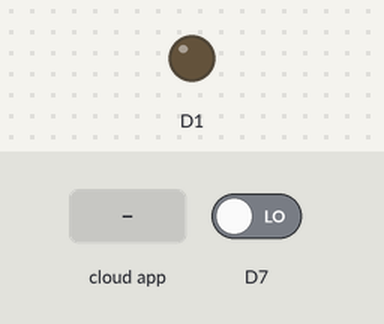
A sketch run on a simulated ESP8266 (NodeMCU). Shown: output pins drawn as LEDs (lit = HIGH). The test bench sets the inputs (shaded band); at power-on: D7 LOW. WiFi joins after 1.5 s; servers stay silent unless stated; what the sketch prints to the serial monitor is not drawn.

Above: at 2.7 s.
2.8 s: D7 driven HIGH
At 3.9 s:
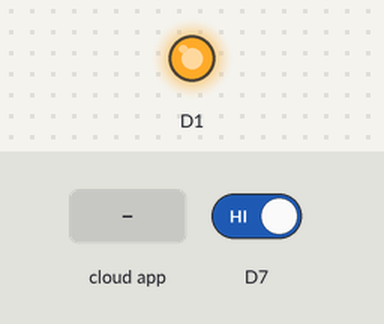
4.3 s: D7 driven LOW
At 5.0 s:
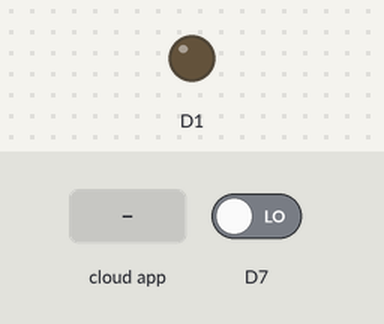
5.8 s: the phone or cloud app sets led to 1
At 6.2 s:
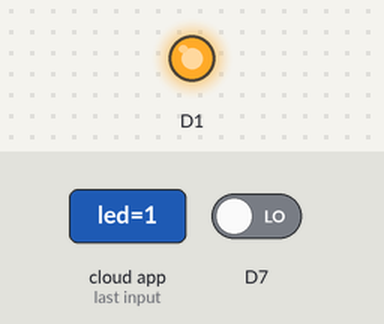
Timing chart, 0 to 8.8 s (numbered marks = the images above; inputs shaded):
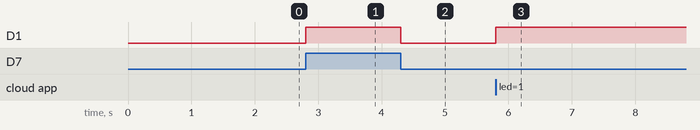

The sketch:

two_way_with_switch.ino
```cpp
#define _DISABLE_TLS_
#define _DEBUG_
#define THINGER_SERVER "159.65.149.211" //Enter your thinger server ip address

#include <SPI.h>
#include <ESP8266WiFi.h>
#include <ThingerWifi.h>
#include <DNSServer.h>
#include <ESP8266WebServer.h>
#include <WiFiManager.h>

#define USERNAME "admin" //Enter username
#define DEVICE_ID "switchbox"  //Enter device ID
#define DEVICE_CREDENTIAL "OSL@123*"  //Enter device credentials

bool switch1,thinger1, relay1;

ThingerWifi thing(USERNAME, DEVICE_ID, DEVICE_CREDENTIAL);

void setup() {
  pinMode(D1, OUTPUT);
  pinMode(D7, INPUT);
  Serial.begin(115200);

  WiFiManager wifiManager;
  wifiManager.autoConnect("SwitchUP");
  Serial.println("Connected.");
  //Thinger logic
  thing["led"] << [](pson & in) {
    if (in.is_empty()) {
      in = relay1;
    }
    else {
      thinger1 = (in ? HIGH : LOW);
    }
  };
}

void loop() {
  thing.handle();//update thinger side
  switch1 = (bool) digitalRead(D7);           //update physical switch sid
  relay1 = switch1 ^ thinger1;                //compute relay output
  digitalWrite(D1, relay1);                   //write output to relay
 }
```

Measured:
- after the input at 2.8 s, D1: LOW → HIGH at once
- after the input at 4.3 s, D1: HIGH → LOW at once
- after the input at 5.8 s, D1: LOW → HIGH at once
